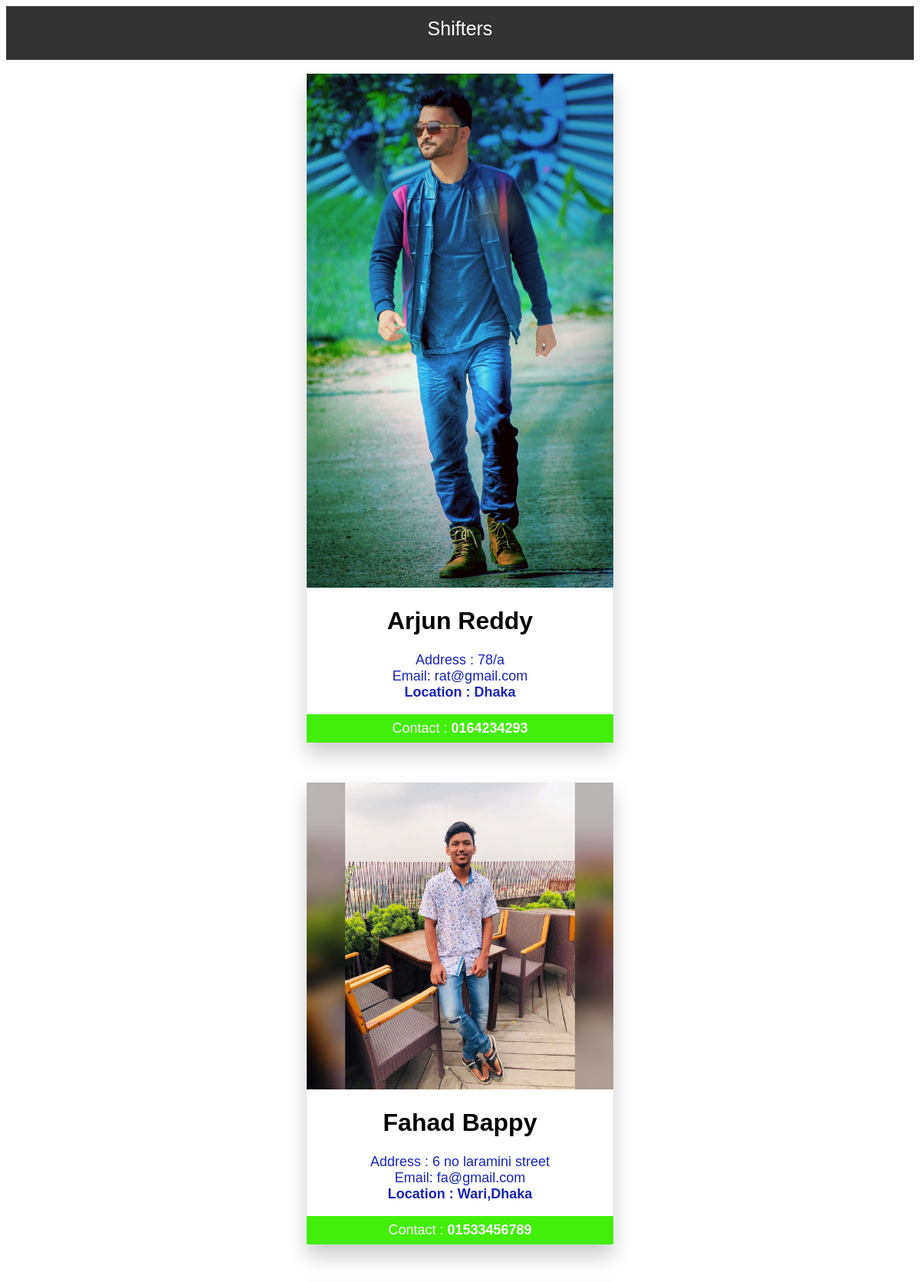
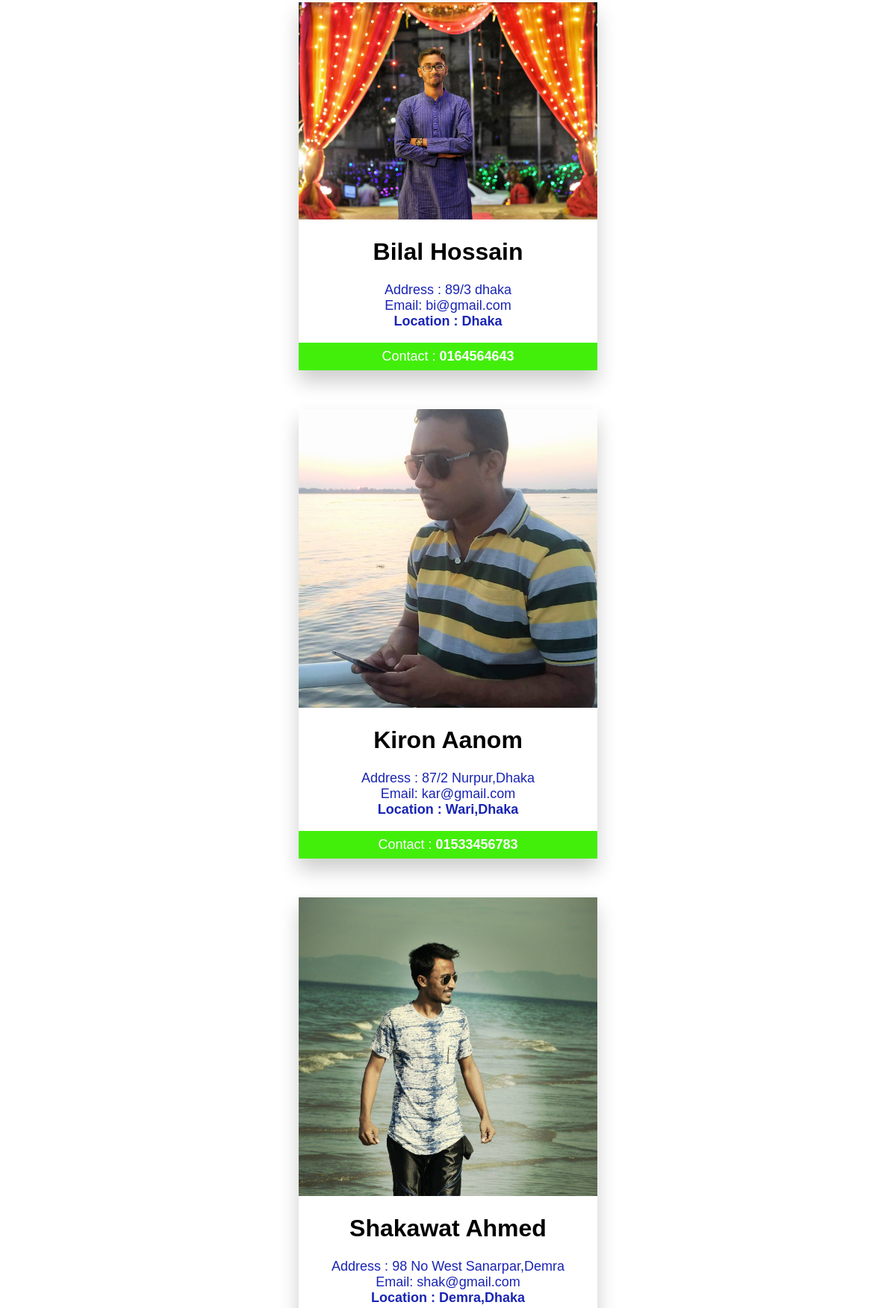
Screenshot of /worker/shifters (upper part) with the database file from the repository (2 pictures, top to bottom).
### accounts/models.py (models this page shows, shortened)
class Worker(models.Model):
    name = models.CharField(max_length=50, blank=True, null=True)
    username = models.CharField(max_length=50, blank=True, null=True)
    email = models.EmailField(max_length=50, blank=True, null=True)
    password = models.CharField(max_length=50, blank=True, null=True)
    nid = models.CharField(max_length=50, blank=True, null=True)
    upload_nid = models.ImageField(upload_to='media/')
    pic = models.ImageField(upload_to='media/')
    phone = models.CharField(max_length=50, blank=True, null=True)
    address = models.CharField(max_length=50, blank=True, null=True)
    location = models.CharField(max_length=50, blank=True, null=True)
    type_of_work = models.CharField(max_length=50, blank=True, null=True)

### worker/views.py (the view)
# urls.py: path('shifters',views.shifters, name = 'shifters'),
def shifters(request):
    obj = Worker.objects.filter(type_of_work='shifter')
    context = {
        'objects': obj
    }
    return render(request, "Shifters.html", context)

### templates/Shifters.html (shortened to what this page needs)
<!DOCTYPE html>
<html>
<head>
<link rel="stylesheet" href="https://cdnjs.cloudflare.com/ajax/libs/font-awesome/4.7.0/css/font-awesome.min.css">
</head>
<body>
<ul>Shifters</ul><br>
 {% for object in objects %}
<div class="card">
  <img src="{{ object.pic.url }}" alt="image-{{ object.name }}" style="width:100%">
  <h1>{{ object.name }}</h1>
   <p class="title" align="center" >
        Address : {{ object.address }}<br>
       Email: {{ object.email }}<br>
    <b>Location : {{ object.location }}</b><br>
   </p>
  <p><button>Contact : <b> {{ object.phone }}</b></button></p>
</div><br>
<br>
 {% endfor %}
</body>
</html>

### templates/Shifters.html (style rules this page uses)
ul { margin: auto; padding: 15px; overflow: hidden; height: 40px; background-color: #333; font-family: arial; text-align: center; font-size: 25px; color:white; }
h1 { font-family: arial }
.card { box-shadow: 0 15px 25px 0 rgba(0, 0, 0, 0.2); max-width: 400px; margin: auto; text-align: center; font-family: arial; }
.title { color: #1924b4; font-size: 18px; }
button { border: none; outline: 0; display: inline-block; padding: 8px; color: white; background-color: #42ef0a; text-align: center; cursor: pointer; width: 100%; font-size: 18px; }

### rows the page displays
Worker: pic (picture), name "Arjun Reddy", address "78/a", email "rat@gmail.com", location "Dhaka", phone "0164234293"
Worker: pic (picture), name "Fahad Bappy", address "6 no laramini street", email "fa@gmail.com", location "Wari,Dhaka", phone "01533456789"
Worker: pic (picture), name "Bilal Hossain", address "89/3 dhaka", email "bi@gmail.com", location "Dhaka", phone "0164564643"
Worker: pic (picture), name "Kiron Aanom", address "87/2 Nurpur,Dhaka", email "kar@gmail.com", location "Wari,Dhaka", phone "01533456783"
Worker: pic (picture), name "Shakawat Ahmed", address "98 No West Sanarpar,Demra", email "shak@gmail.com", location "Demra,Dhaka"
